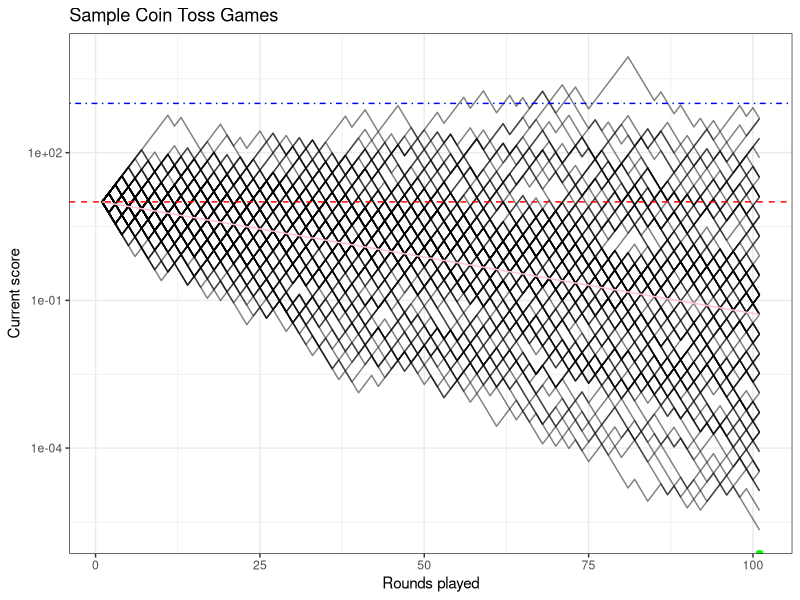
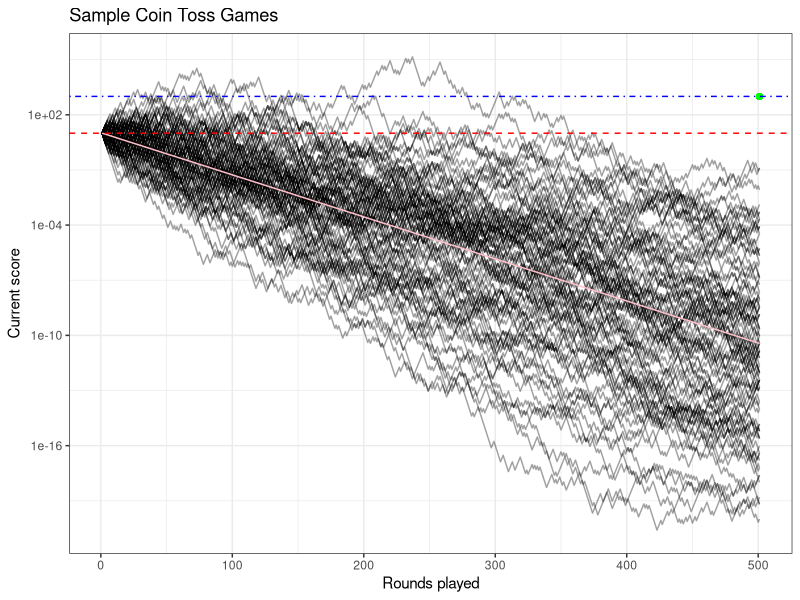

The R script that drew these images, in order:
## ---- chunk 1
knitr::opts_chunk$set(echo = FALSE)

library(ggplot2)
library(reshape2)
set.seed(22)
## ---- chunk 2
One_Game <- function(Win = 1.5, Lose = 0.6, Startvalue = 10, rounds = 100,head_prob = 0.5){
    
    Outcomes = sample(0:1, size=rounds,prob = c(head_prob,1-head_prob),replace = TRUE)
    Spielverlauf = c(Startvalue)
    index=1
    for(i in Outcomes){
      if(i){
        Spielverlauf = c(Spielverlauf,Spielverlauf[index]*Win)
      } else{
        Spielverlauf = c(Spielverlauf,Spielverlauf[index]*Lose)
      }
      index=index + 1
    }
    
    return(Spielverlauf)
}
## ---- chunk 3
Many_Games <- function(Startvalue = 10, rounds = 100, players = 10, Win = 1.5, Lose = 0.6, ...){
    df <- data.frame(matrix(nrow = (rounds+1),ncol = players))
    df$index <- 1:nrow(df)
    for(i in 1:(ncol(df)-1)){
      df[,i] <- One_Game(Startvalue = Startvalue, rounds = rounds, Win = Win, Lose = Lose, ...)
    }

    df <- melt(df , id.vars = 'index', variable.name = 'Spieler')

    g <- ggplot(df, aes(index,value))+ 
      geom_line(aes(group = Spieler),alpha=1/log10(rounds),size=1/log10(players))+
      scale_y_log10()+
      geom_point(aes(x=(rounds+1),y=max(c(Startvalue*players-sum(df[`index`==(rounds+1),"value"])),0)),color="green")+
      geom_function(fun = function(index) Startvalue*((Win*Lose)^0.5)^(index-1),color="pink")+
      geom_hline(yintercept = Startvalue,color="red",linetype="dashed")+
      geom_hline(yintercept = Startvalue*players,color="blue",linetype="dotdash")+
      labs(title="Sample Coin Toss Games", x= "Rounds played", y="Current score")+
      theme_bw()

    return(g)
}
## ---- chunk 4
Many_Games(players = 100,rounds = 100)
Many_Games(players = 100,rounds = 500)
